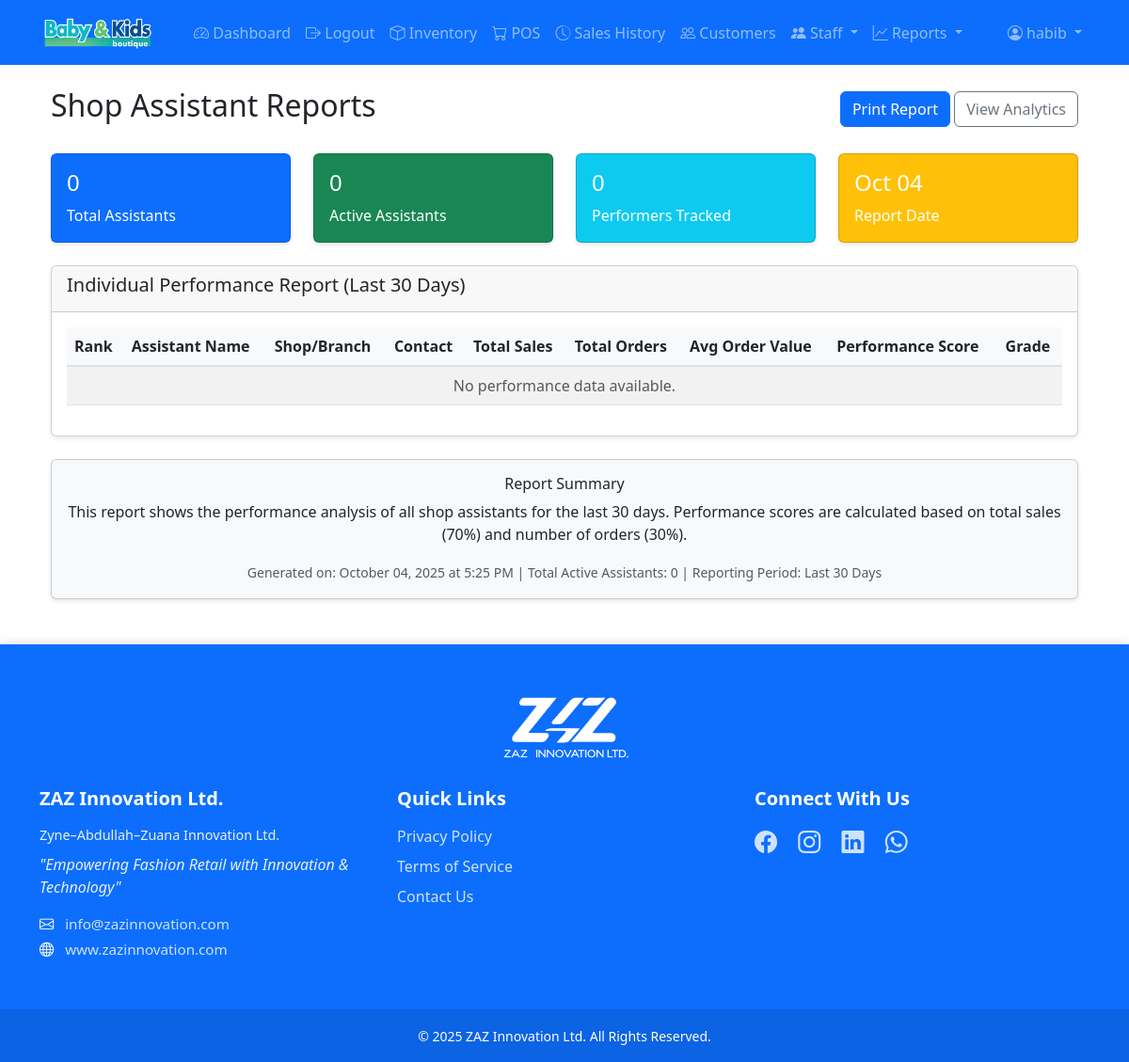
Before: /accounts/shop-assistants/reports/ (signed in) with the older database file.
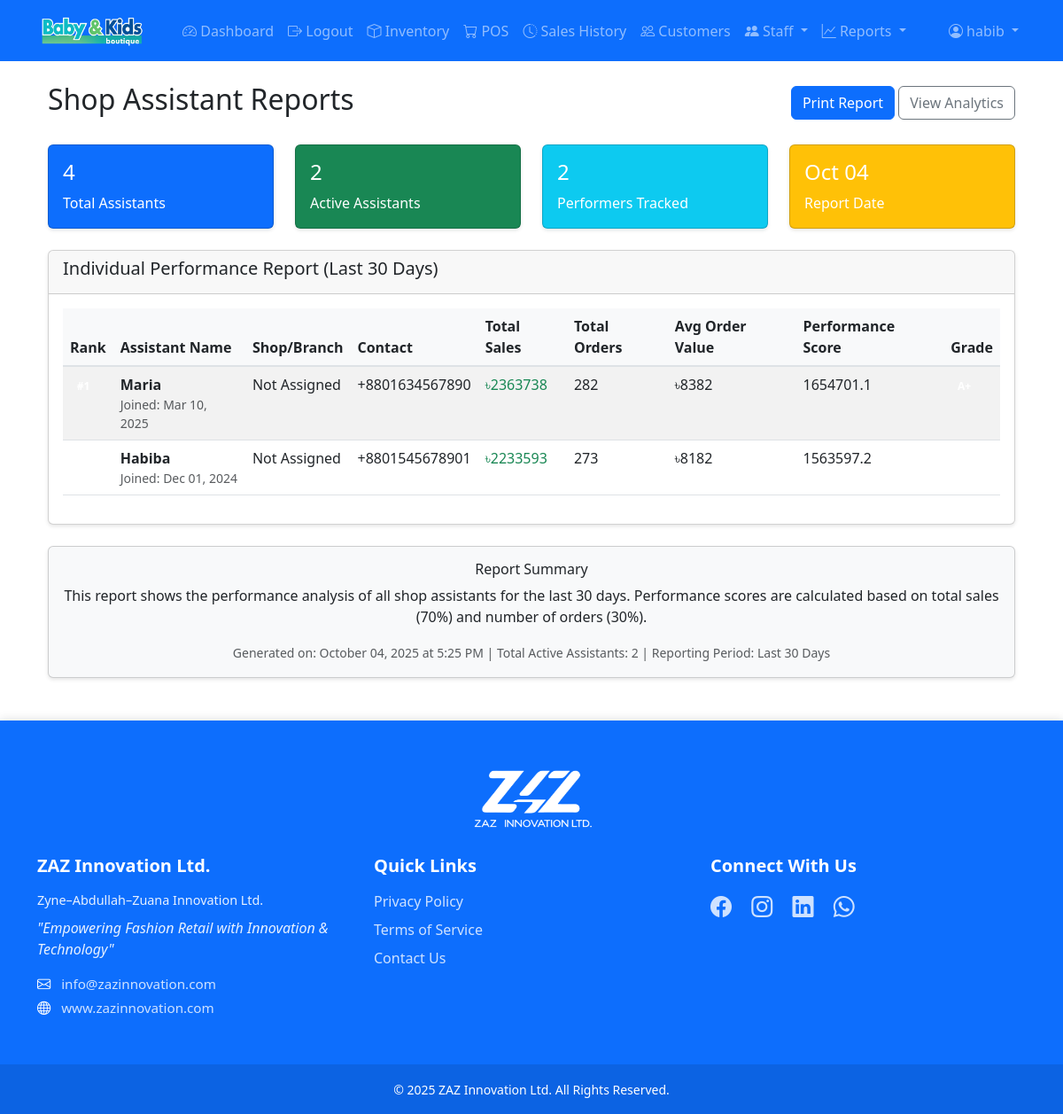
After: the same page with the newer database file.
### accounts/models.py (models this page shows, shortened)
class ShopAssistant(models.Model):
    name = models.CharField(max_length=100, help_text="Full name of the shop assistant")
    contact_number = models.CharField(
        max_length=14,
        blank=True,
        null=True,
        help_text="Contact number in format +8801XXXXXXXXX"
    )
    joining_date = models.DateField(help_text="Date when the assistant joined")
    is_active = models.BooleanField(default=True, help_text="Whether the assistant is currently active")
    address = models.TextField(blank=True, null=True, help_text="Home address of the assistant")
    notes = models.TextField(blank=True, null=True, help_text="Additional notes or comments")
    created_at = models.DateTimeField(auto_now_add=True)
    updated_at = models.DateTimeField(auto_now=True)
    class Meta:
        ordering = ['name']
        verbose_name = 'Shop Assistant'
        verbose_name_plural = 'Shop Assistants'

### accounts/analytics_views.py (the view)
# urls.py: path('shop-assistants/reports/', ShopAssistantReportsView.as_view(), name='shop-assistant-reports'),
class ShopAssistantReportsView(LoginRequiredMixin, TemplateView):
    template_name = 'accounts/shop_assistant_reports.html'
    def get_context_data(self, **kwargs):
        context = super().get_context_data(**kwargs)
        total_assistants = ShopAssistant.objects.count()
        active_assistants = ShopAssistant.objects.filter(is_active=True).count()
        last_30_days = timezone.now() - timedelta(days=30)
        assistant_stats = []
        for assistant in ShopAssistant.objects.filter(is_active=True):
            orders = Order.objects.filter(
                shop_assistant=assistant,
                order_date__gte=last_30_days
            )
            total_sales = orders.aggregate(total_sum=Sum('total'))['total_sum'] or Decimal('0.00')
            total_orders = orders.count()
            avg_order_value = total_sales / total_orders if total_orders > 0 else Decimal('0.00')
            assistant_stats.append({
                'assistant': assistant,
                'total_sales': total_sales,
                'total_orders': total_orders,
                'avg_order_value': avg_order_value,
                'performance_score': (total_sales * Decimal('0.7')) + (total_orders * Decimal('0.3'))
            })
        assistant_stats.sort(key=lambda x: x['performance_score'], reverse=True)
        context.update({
            'total_assistants': total_assistants,
            'active_assistants': active_assistants,
            'assistant_stats': assistant_stats[:10],  # Top 10
            'report_date': timezone.now(),
        })
        return context

### templates/accounts/shop_assistant_reports.html (shortened to what the changed rows need)
{% extends 'base.html' %}
{% block content %}
<div class="container-fluid">
    <div class="row">
        <div class="col-12">
            <div class="d-flex justify-content-between align-items-center mb-4">
                <h2> Shop Assistant Reports</h2>
            </div>
        </div>
    </div>
    <div class="row mb-4">
        <div class="col-md-3">
            <div class="card text-white bg-primary">
                <div class="card-body">
                    <div class="d-flex justify-content-between">
                        <div>
                            <h4>{{ total_assistants }}</h4>
                            <p class="card-text">Total Assistants</p>
                        </div>
                    </div>
                </div>
            </div>
        </div>
        <div class="col-md-3">
            <div class="card text-white bg-success">
                <div class="card-body">
                    <div class="d-flex justify-content-between">
                        <div>
                            <h4>{{ active_assistants }}</h4>
                            <p class="card-text">Active Assistants</p>
                        </div>
                    </div>
                </div>
            </div>
        </div>
        <div class="col-md-3">
            <div class="card text-white bg-info">
                <div class="card-body">
                    <div class="d-flex justify-content-between">
                        <div>
                            <h4>{{ assistant_stats|length }}</h4>
                            <p class="card-text">Performers Tracked</p>
                        </div>
                    </div>
                </div>
            </div>
        </div>
    </div>
    <div class="row mb-4">
        <div class="col-12">
            <div class="card">
                <div class="card-body">
                    <div class="table-responsive">
                        <table class="table table-striped table-hover">
                            <thead class="thead-dark">
                                <tr>
                                    <th>Rank</th>
                                    <th>Assistant Name</th>
                                    <th>Shop/Branch</th>
                                    <th>Contact</th>
                                    <th>Total Sales</th>
                                    <th>Total Orders</th>
                                    <th>Avg Order Value</th>
                                    <th>Performance Score</th>
                                    <th>Grade</th>
                                </tr>
                            </thead>
                            <tbody>
                                {% for stat in assistant_stats %}
                                <tr>
                                    <td>
                                        <span class="badge badge-{% if forloop.counter <= 3 %}success{% elif forloop.counter <= 5 %}warning{% else %}secondary{% endif %} badge-pill">
                                        </span>
                                    </td>
                                    <td>
                                        <strong>{{ stat.assistant.name }}</strong>
                                        <small class="text-muted d-block">
                                            Joined: {{ stat.assistant.joining_date|date:"M d, Y" }}
                                        </small>
                                    </td>
                                    <td>{{ stat.assistant.assigned_shop|default:"Not Assigned" }}</td>
                                    <td>{{ stat.assistant.contact_number }}</td>
                                    <td class="text-success font-weight-bold">৳{{ stat.total_sales|floatformat:0 }}</td>
                                    <td>{{ stat.total_orders }}</td>
                                    <td>৳{{ stat.avg_order_value|floatformat:0 }}</td>
                                    <td>{{ stat.performance_score|floatformat:1 }}</td>
                                    <td>
                                        {% if stat.performance_score >= 1000 %}
                                            <span class="badge badge-success">A+</span>
                                        {% elif stat.performance_score >= 750 %}
                                            <span class="badge badge-success">A</span>
                                        {% elif stat.performance_score >= 500 %}
                                            <span class="badge badge-warning">B</span>
                                        {% elif stat.performance_score >= 250 %}
                                            <span class="badge badge-info">C</span>
                                        {% else %}
                                            <span class="badge badge-secondary">D</span>
                                        {% endif %}
                                    </td>
                                </tr>
                                {% empty %}
                                <tr>
                                    <td colspan="9" class="text-center text-muted">No performance data available.</td>
                                </tr>
                                {% endfor %}
                            </tbody>
                        </table>
                    </div>
                </div>
            </div>
        </div>
    </div>
    <div class="row">
        <div class="col-12">
            <div class="card bg-light">
                <div class="card-body text-center">
                    <h6 class="card-title">Report Summary</h6>
                    <p class="card-text">
                        This report shows the performance analysis of all shop assistants for the last 30 days.
                        Performance scores are calculated based on total sales (70%) and number of orders (30%).
                    </p>
                    <small class="text-muted">
                        Generated on: {{ report_date|date:"F d, Y \a\t g:i A" }} |
                        Total Active Assistants: {{ active_assistants }} |
                        Reporting Period: Last 30 Days
                    </small>
                </div>
            </div>
        </div>
    </div>
</div>
{% endblock %}

Changed rows visible on the page:
added ShopAssistant: assistant.name "Maria", assistant.joining_date "Mar 10, 2025", assistant.assigned_shop "Not Assigned", assistant.contact_number "+8801634567890", total_sales "2363738", total_orders "282", avg_order_value "8382", performance_score "1654701.1"
added ShopAssistant: assistant.name "Habiba", assistant.joining_date "Dec 01, 2024", assistant.assigned_shop "Not Assigned", assistant.contact_number "+8801545678901", total_sales "2233593", total_orders "273", avg_order_value "8182", performance_score "1563597.2"
Other visible differences:
{{ total_assistants }}: "0" → "4"
{{ active_assistants }}: "0" → "2"
{{ assistant_stats|length }}: "0" → "2"
text no longer shown: "No performance data available."
